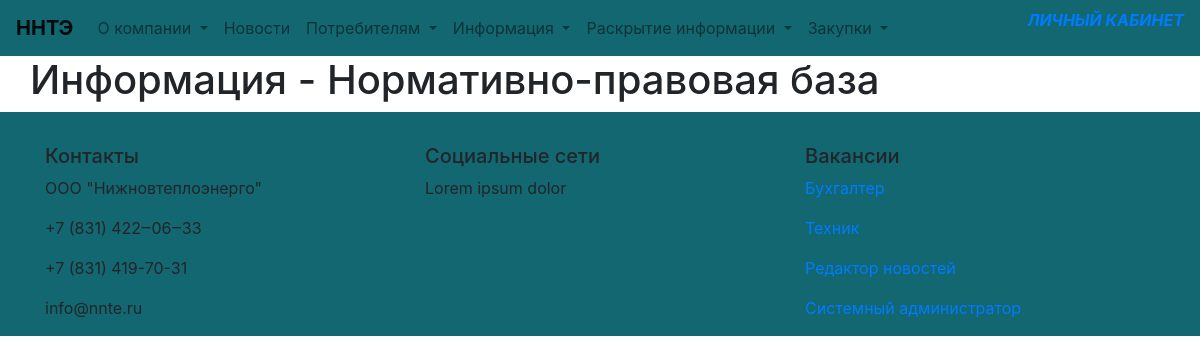
The page /category/normativno-pravovaya-baza/ on the database its author committed.
### apps/models.py (models this page shows)
class Section(models.Model):
    title = models.CharField(max_length=30, verbose_name='Имя', )
    slug = models.SlugField(max_length=30, unique=True)
    sequence = models.IntegerField(unique=True, verbose_name='Порядок следования')
    visible = models.BooleanField(verbose_name='Видимый', default=True)
    class Meta:
        verbose_name = 'Раздел'
        verbose_name_plural = 'Разделы'
    def __str__(self):
        return self.title

class Category(models.Model):
    title = models.CharField(max_length=50, unique=True, verbose_name='Имя', )
    slug = models.SlugField(max_length=50, unique=True)
    sequence = models.IntegerField(verbose_name='Порядок следования', null=False)
    section = models.ForeignKey('Section', on_delete=models.SET_NULL,
                                verbose_name='Раздел', related_name='section', null=True, )
    visible = models.BooleanField(verbose_name='Видимый', default=True)
    class Meta:
        verbose_name = 'Категория'
        verbose_name_plural = 'Категории'
    def __str__(self):
        return f'{self.section} - {self.title}'

class About(models.Model):
    name = models.CharField(max_length=30, unique=True, verbose_name='Название', )
    address = models.CharField(max_length=100, unique=True, verbose_name='Адрес', )
    tel = models.CharField(max_length=20, unique=True, verbose_name='Телефон', )
    fax = models.CharField(max_length=20, unique=True, verbose_name='Факс', )
    email = models.EmailField(max_length=20, unique=True, verbose_name='E-mail', )

class Vacancy(models.Model):
    title = models.CharField(max_length=50, unique=True, verbose_name='Назавание', )
    slug = models.SlugField(max_length=50, unique=True)
    description = models.TextField(max_length=1000, verbose_name='Описание', )
    published_at = models.DateTimeField(default=now, editable=True,
                                        verbose_name='Дата публикации', )
    visible = models.BooleanField(verbose_name='Видимый', default=True)
    class Meta:
        verbose_name = 'Вакансия'
        verbose_name_plural = 'Вакансия'

### apps/views.py (the view, shortened to what this page needs)
# urls.py: path('category/<slug:the_slug>/', category, name='category'),
def category(request, the_slug):
    template = 'category.html'
    list_articles = []
    obj_on_page = 10
    category_article = Category.objects.get(slug=the_slug)
    articles = Article.objects.filter(category=category_article.id).order_by('-published_at')
    if len(list_articles) > obj_on_page:
        stops_page, current_page, prev_page_url, next_page_url = pagination(request, list_articles,
                                                                            obj_on_page)
        context = {
            'list_articles': stops_page,
            'current_page': current_page,
            'prev_page_url': prev_page_url,
            'next_page_url': next_page_url,
            'category': category_article,
        }
    else:
        context = {'category': category_article}
    return render(request, template, context=context)

### apps/context_processors.py (called while the page is built)
def nav_sections(request):
    sections_nav = Section.objects.filter(visible=True).order_by('sequence')
    section_list = []
    for section in sections_nav:
        categories = Category.objects.filter(section=section.id, visible=True).order_by('sequence')
        category_list = []
        for category in categories:
            category_list.append(
                {'id': category.id, 'title': category.title, 'slug': category.slug})
        section_list.append({'id': section.id, 'title': section.title, 'slug': section.slug,
                             'category_list': category_list})
    return {"section_list": section_list}

def contacts(request):
    contacts_company = Company.objects.all()
    return {'company': contacts_company[0]}

def questions(request):
    questions = Question.objects.all()
    rand_count = random.randint(0, len(questions) - 2)
    return {'most_questions': questions[rand_count]}

def vacancies(request):
    vacancies = Vacancy.objects.filter(visible=True).order_by('-published_at')
    count_obj = 4
    if len(vacancies) <= count_obj:
        last_vacancies = vacancies
    else:
        last_vacancies = vacancies[:count_obj]
    return {'last_vacancies': last_vacancies}

### templates/category.html (shortened to what this page needs)
{% extends 'base.html' %}
{% block content %}
    <div class="container-fluid">
        <div class="container-fluid" id="">
            <h1>{{ category }}</h1>
        </div>
    </div>
{% endblock %}

### templates/nav.html (shortened to what this page needs)
<header class="header">
    <nav class="navbar navbar-expand-lg navbar-light">
        <a class="navbar-brand" href={% url 'index' %}><strong>ННТЭ</strong></a>
        <div class="collapse navbar-collapse" id="navbarSupportedContent">
            <ul class="navbar-nav mr-auto">
                <li class="nav-item dropdown">
                    <a class="nav-link dropdown-toggle" href="#" id="aboutCompany" role="button"
                       data-toggle="dropdown" aria-haspopup="true" aria-expanded="false">
                        О компании
                    </a>
                </li>
                <li class="nav-item">
                    <a class="nav-link" href={%  url 'news' %} id="aboutCompany">
                    Новости
                    </a>
                </li>
                {% for section in section_list %}
                    <li class="nav-item dropdown">
                        <a class="nav-link dropdown-toggle" href="#" id="forPeople" role="button"
                           data-toggle="dropdown" aria-haspopup="true" aria-expanded="false">
                            {{ section.title }}
                        </a>
                    </li>
                {% endfor %}
            </ul>
            <p class="cke_button">
                <a class="cke_button_label" href="#">Личный кабинет</a>
            </p>
        </div>
    </nav>
</header>

### templates/footer.html
<footer class="footer">
    <div class="container">
        <div class="row">
            <div class="col-sm-4">
                <h5>Контакты</h5>
                <p>{{ company.name }}</p>
                <p>{{ company.tel }}</p>
                <p>{{ company.fax }}</p>
                <p>{{ company.email }}</p>
            </div>
            <div class="col-sm-4">
                <h5>Социальные сети</h5>
                <p>Lorem ipsum dolor</p>
            </div>
            <div class="col-sm-4">
                <h5>Вакансии</h5>
                {% for vacancy in last_vacancies %}
                    <p>
                    <a href={% url 'vacancy' vacancy.slug %}>{{ vacancy.title }}</a>
                    </p>
                {% endfor %}
            </div>
        </div>
    </div>
</footer>

### staticfiles/css/custom.css (style rules this page uses)
.navbar { background-color: #136771; }
.cke_button { text-transform: uppercase; font-style: italic; font-weight: bolder; }
.footer { padding-top: 2em; background-color: #136771; }

### rows shown on the page
Section: title "Потребителям"
Section: title "Информация"
Section: title "Раскрытие информации"
Section: title "Закупки"
Category: section+title "Информация - Нормативно-правовая база"
About: name "ООО \"Нижновтеплоэнерго\"", tel "+7 (831) 422‒06‒33", fax "+7 (831) 419-70-31", email "info@nnte.ru"
Vacancy: title "Бухгалтер"
Vacancy: title "Техник"
Vacancy: title "Редактор новостей"
Vacancy: title "Системный администратор"
